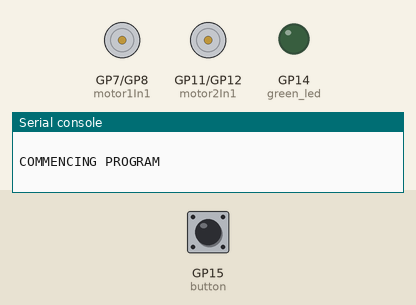
Recording of a program running on a simulated Raspberry Pi Pico running CircuitPython. On the bench: motor-driver pin pairs drawn as motors (green arrow = first pin HIGH = forward, orange = second pin HIGH = backward, longer = more drive, scaled by the enable pin), output pins drawn as LEDs (lit = HIGH), the last lines printed to the serial console. Inputs (shaded band) come from the test bench; at power-on: GP15 (button) LOW.

Above: at 1.2 s.
1.3 s: GP15 (button) pulled HIGH for 0.15 s
At 2.4 s:
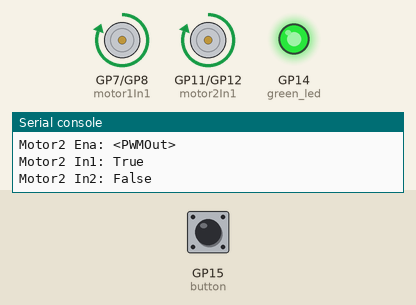
2.9 s: GP15 (button) pulled HIGH for 1 s
At 3.6 s:
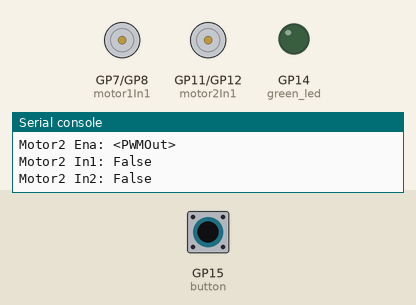
Timing chart, 0 to 5.9 s (numbered marks = the images above; inputs shaded):
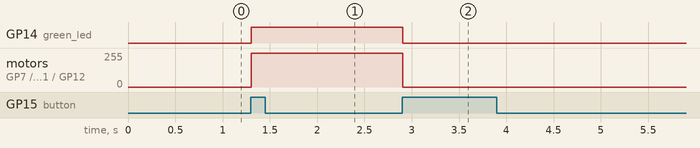

The program:

motor1.py
```python
import board, digitalio, pwmio
import time
import os


#Motor 1
#GP6 - ENA Speed Control
#GP7 - IN1 Direction Control
#GP8 - IN2 Direction Control

#Motor 2
#GP10 - ENA Speed Control
#GP11 - IN1 Direction Control
#GP12 - IN2 Direction Control

# IN1 0 IN2 0 = Off
# IN1 1 IN2 0 = Forward
# IN1 0 IN2 1 = Backward

maxSpeed = 2 ** 16 - 1

def motorForward(in1, in2):
    in1.value = True
    in2.value = False

def motorOff(in1, in2):
    in1.value = False
    in2.value = False

def motorSpeed(en, speed):
    en.duty_cycle = speed

def motor1Power(run):
    if run:
        print("Motor 1 On")
        motorForward(motor1In1, motor1In2)
        motorSpeed(motor1Ena, maxSpeed)
    else:
        print("Motor 1 Off")
        motorOff(motor1In1, motor1In2)

def motor2Power(run):
    if run:
        print("Motor 2 On")
        motorForward(motor2In1, motor2In2)
        motorSpeed(motor2Ena, maxSpeed)
    else:
        print("Motor 2 Off")
        motorOff(motor2In1, motor2In2)

def motorPrintInfo():
    print(f"Motor1 Ena: {motor1Ena}")
    print(f"Motor1 In1: {motor1In1.value}")
    print(f"Motor1 In2: {motor1In2.value}")

    print(f"Motor2 Ena: {motor2Ena}")
    print(f"Motor2 In1: {motor2In1.value}")
    print(f"Motor2 In2: {motor2In2.value}")

green_led = digitalio.DigitalInOut(board.GP14)
green_led.direction = digitalio.Direction.OUTPUT

button = digitalio.DigitalInOut(board.GP15)
button.direction = digitalio.Direction.INPUT
button.pull = digitalio.Pull.DOWN

motor1Ena = pwmio.PWMOut(board.GP6, duty_cycle = maxSpeed, frequency = 1500)

motor1In1 = digitalio.DigitalInOut(board.GP7)
motor1In1.direction = digitalio.Direction.OUTPUT

motor1In2 = digitalio.DigitalInOut(board.GP8)
motor1In2.direction = digitalio.Direction.OUTPUT

motor2Ena = pwmio.PWMOut(board.GP10, duty_cycle = maxSpeed, frequency = 1500)

motor2In1 = digitalio.DigitalInOut(board.GP11)
motor2In1.direction = digitalio.Direction.OUTPUT

motor2In2 = digitalio.DigitalInOut(board.GP12)
motor2In2.direction = digitalio.Direction.OUTPUT

systemsOn = False

print("\nCOMMENCING PROGRAM")
while True:
    if button.value:
        systemsOn = not systemsOn
        green_led.value = systemsOn
        motor1Power(systemsOn)
        motor2Power(systemsOn)
        print(f"\nSystems {'On' if systemsOn else 'Off'}")
        motorPrintInfo()
        time.sleep(1.5)
    time.sleep(.1)
```

Measured:
- after the input at 1.3 s, GP14 (green_led): LOW → HIGH at once; motor on GP7 (motor1In1) / GP8 (motor1In2), motor on GP11 (motor2In1) / GP12 (motor2In2): stopped → forward 255/255 at once
- after the input at 2.9 s, GP14 (green_led): HIGH → LOW at once; motor on GP7 (motor1In1) / GP8 (motor1In2), motor on GP11 (motor2In1) / GP12 (motor2In2): forward 255/255 → stopped at once
